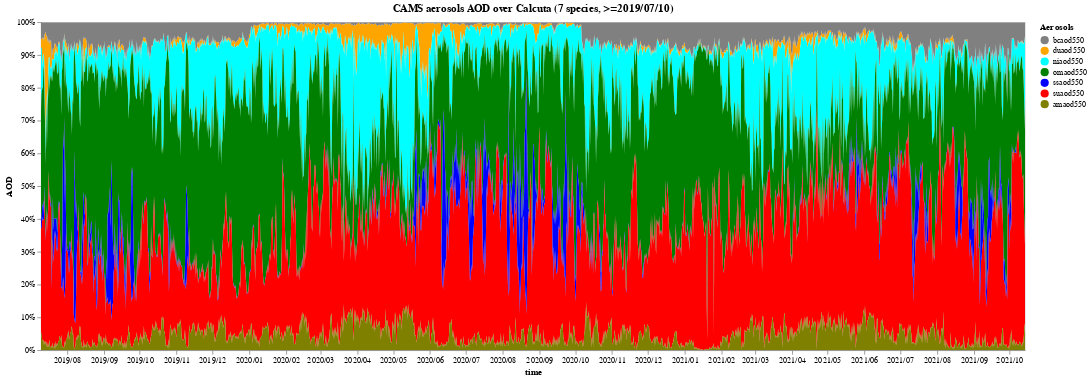

Notebook cell for this chart:
### Code cell
# Standard stack plot

alt.Chart(df_calcuta_7).transform_fold(
    ['duaod550',
     'niaod550',
     'omaod550',
     'bcaod550',
     'suaod550',
     'amaod550',
     'ssaod550'],
    as_ = ['Aerosols', 'AOD']
).mark_area().encode(
    alt.X('time:T', axis=alt.Axis(format='%Y/%m')),
    alt.Y('AOD:Q', stack='normalize'),
    alt.Color('Aerosols:N', scale=alt.Scale(domain=domain7, range=range7_, nice={'interval': 'month', 'step': 1}))
    #alt.Color('Aerosols:N')
).properties(
    width=1200,
    height=400,
    title='CAMS aerosols AOD over Calcuta (7 species, >=2019/07/10)'
).interactive()

### Figure 1 — Vega-Lite specification as saved in the notebook (floating-point values rounded to 4 significant figures; data arrays with more than 128 entries replaced by an {"elided": "..."} marker saying what was removed)
{"config": {"view": {"continuousWidth": 400, "continuousHeight": 300}}, "data": {"name": "data-c7c9b8632c086a1698ef27d3aa2f2365"}, "mark": "area", "encoding": {"color": {"type": "nominal", "field": "Aerosols", "scale": {"domain": ["bcaod550", "duaod550", "niaod550", "omaod550", "ssaod550", "suaod550", "amaod550"], "nice": {"interval": "month", "step": 1}, "range": ["grey", "orange", "cyan", "green", "blue", "red", "olive"]}}, "x": {"type": "temporal", "axis": {"format": "%Y/%m"}, "field": "time"}, "y": {"type": "quantitative", "field": "AOD", "stack": "normalize"}}, "height": 400, "selection": {"selector012": {"type": "interval", "bind": "scales", "encodings": ["x", "y"]}}, "title": "CAMS aerosols AOD over Calcuta (7 species, >=2019/07/10)", "transform": [{"fold": ["duaod550", "niaod550", "omaod550", "bcaod550", "suaod550", "amaod550", "ssaod550"], "as": ["Aerosols", "AOD"]}], "width": 1200, "$schema": "https://vega.github.io/schema/vega-lite/v4.8.1.json", "datasets": {"data-c7c9b8632c086a1698ef27d3aa2f2365": {"elided": "1655 records"}}}
